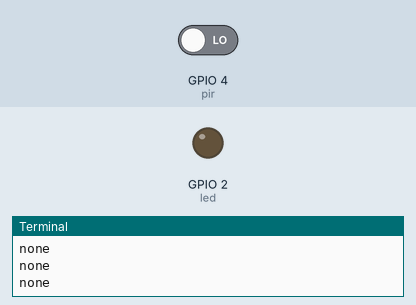
Recording of a program running on a simulated Raspberry Pi (BCM pin numbers). Parts: output pins drawn as LEDs (lit = HIGH), the last lines printed to the terminal. The test bench sets the inputs (shaded band); at power-on: GPIO 4 (pir) LOW. The clock reads 2024-03-15 10:24:30 at power-on unless the program sets it; the camera gives no picture and a still takes 0.5 s.

Above: at 1.2 s.
1.3 s: GPIO 4 (pir) driven HIGH
At 2.2 s:
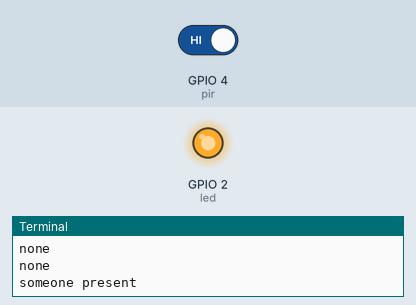
Timing chart, 0 to 4.3 s (numbered marks = the images above; inputs shaded):
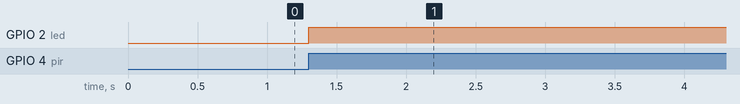

Measured:
- after the input at 1.3 s, GPIO 2 (led): LOW → HIGH at once

The program:

pir.py
```python
from gpiozero import MotionSensor,LED
from picamera import PiCamera
import time
import smtplib
from datetime import datetime
from email.mime.image import MIMEImage
from email.mime.multipart import MIMEMultipart

pir = MotionSensor(4)
led= LED(2)
camera = PiCamera()
camera.resolution = (1024,768)
camera.rotation=180

from_email_addr = 'FROM_EMAIL'
from_email_password = 'FROM_EMAIL_PASSWORD'
to_email_addr = 'FROM_EMAIL'
subject='Security alert!'

while True:
    if pir.motion_detected:
        print("someone present")
        led.on()
        #camera warm-up time
        time.sleep(2)
        picname= datetime.now().strftime("%y-%m-%d-%H-%M")
        picname= picname+'.jpg'
        camera.capture(picname)
        time.sleep(5)
        msg = MIMEMultipart()
        msg['Subject'] = subject
        msg['From'] = from_email_addr
        msg['To'] = to_email_addr

        fp= open(picname,'rb')
        img = MIMEImage(fp.read())
        fp.close()
        msg.attach(img)

        server = smtplib.SMTP('smtp.gmail.com',587)
        server.starttls()
        server.login(user = from_email_addr ,password=from_email_password)
        server.send_message(msg)
        server.quit()
    else:
        print("none")
        led.off()
```
